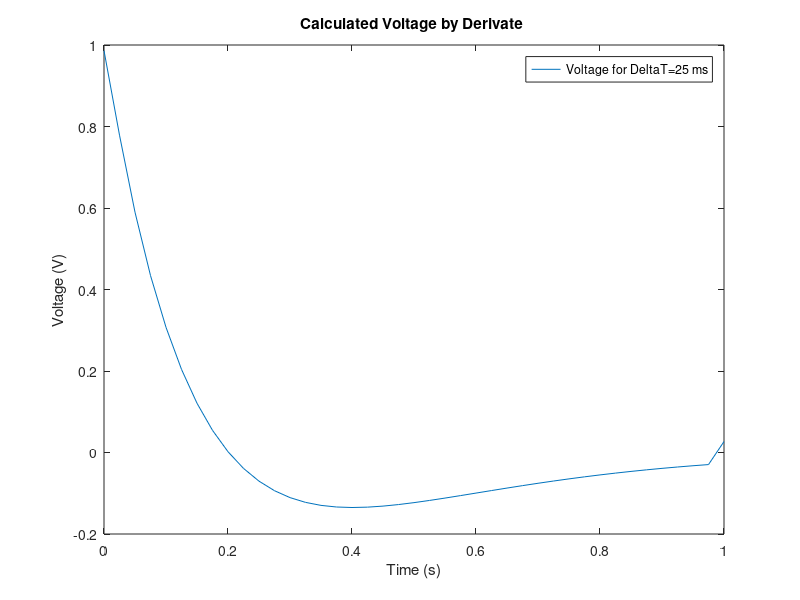
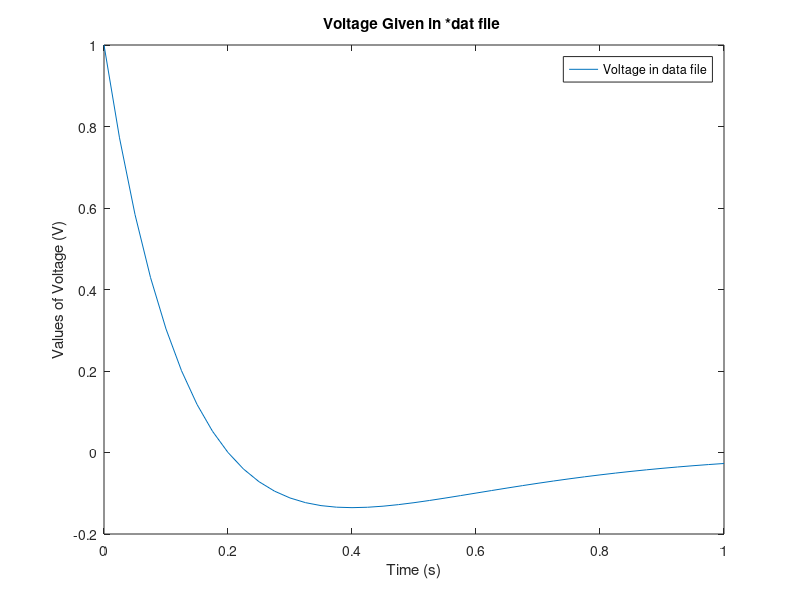
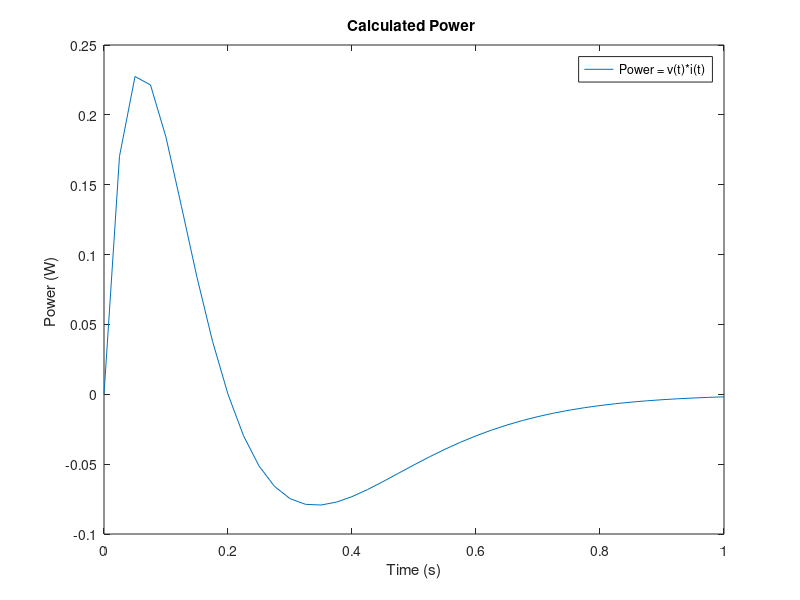
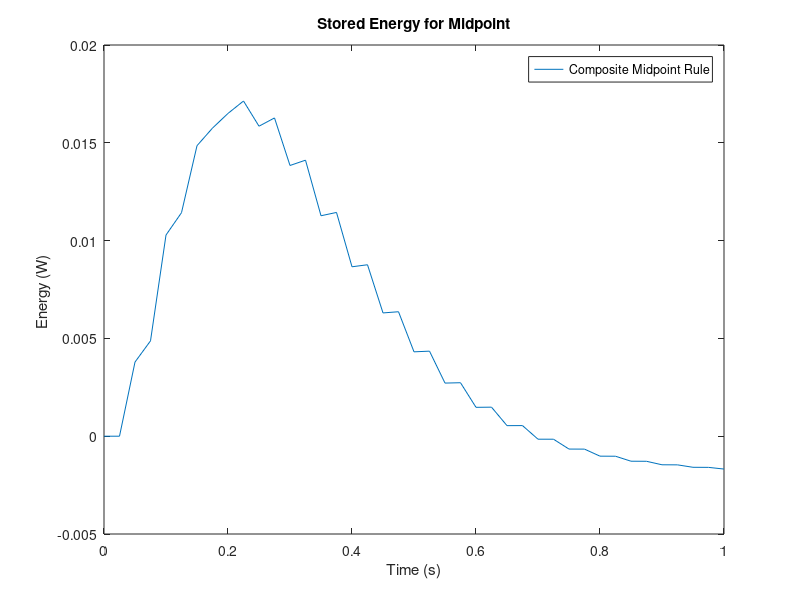

Source code (MATLAB) for these figures, in order:
% % % 1. Plot the current i(t) and voltage v(t) data and comment on their consistency.
% % % 2. Determine and plot the power p(t).
% % % 3. Determine the stored energy in the inductor by numerically integrating the equation (2) using
% % % (a) Composite Midpoint Rule,
% % % (b) Composite Trapezoidal Rule,
% % % (c) Composite Simpson’s Rule.
% % % 4. Determine the stored energy in the inductor using equation (3).
% % % 5. Compare all results obtained in Question 3 with the result obtained in Question
% % % 6. Comment on the stored energy, specify the important time instances.

%--------------> 1. and 2. <-----------------
clear;
format long;
Delta_time =0.025;
L=0.1;

load pr3data.dat;
time = pr3data(1:end,1);
current = pr3data(1:end,2);
voltage = pr3data(1:end,3);

count_1=1;
derivate_current=[]; 
derivate_voltage=[]; 
Value_power=[];

while count_1 <= length(pr3data)
    if count_1==1  
        df_current = (-3*current(1)+ 4*(current(2))-(current(3)))/(2*Delta_time);
        voltage_1 = L*df_current;        
    elseif 1< count_1 && count_1 < length(current)
        df_current = (current(count_1+1)-current(count_1-1))/ (2*Delta_time);
        voltage_1 = L*df_current;
    elseif count_1==length(current) 
        df_current = (-3*current(end)+ 4*(current(end-1))-(current(end-2)))/(2*Delta_time); 
        voltage_1 = L*df_current;
    end  
    derivate_current(count_1)=df_current;
    derivate_voltage(count_1)=voltage_1;
    Power= (current(count_1)*voltage(count_1));
    Value_power(count_1)=Power;
    count_1=count_1+1;
end

% ----------------> 3. <--------------------
% -------------> Composite Midpoint Rule <--------------
fprintf("\nExpending Energy Midpoint Rule\n");
count_2=1;
while (count_2 <= (length(time)))
    
    n=time(count_2)/ Delta_time +2;
    lower_limit=time(1);
    upper_limit=time(count_2);
    h=(upper_limit-lower_limit)/(n+2);
    expending_energy_midpoint(count_2)=0;
    for count_3=1:2: count_2
        expending_energy_midpoint(count_2)=expending_energy_midpoint(count_2)+ (2*h*Value_power(count_3));
    end 
    fprintf("%.16f \n",expending_energy_midpoint(count_2));
    count_2=count_2+1;
end
expending_energy_midpoint=transpose(expending_energy_midpoint);

% ------------> Composite Trapezoidal Rule <---------------
fprintf("\nExpending Energy Trapezoidal Rule\n");
count_4=1;
while (count_4 <= (length(time)))
    
    n=time(count_4)/ (Delta_time+2);
    lower_limit=time(1);
    upper_limit=time(count_4);
    h1=(upper_limit-lower_limit)/(n);
    expending_energy_trapezoidal(count_4)=0;
    for (count_5=1:1: (count_4-1))
        expending_energy_trapezoidal(count_4)=expending_energy_trapezoidal(count_4)+(h1/2*((2*voltage(count_5)*current(count_5))+Value_power(1)+Value_power(end)));
    end
    fprintf("%.16f \n",expending_energy_trapezoidal(count_4));
    count_4=count_4+1;
end
expending_energy_trapezoidal=transpose(expending_energy_trapezoidal);

% -----------> Composite Simpson Rule <--------------
fprintf("\nExpending Energy Simpson Rule\n");
count_6=1;
value2=0;
while (count_6 <= (length(time)))
    
    n=time(count_6)/ (Delta_time +2);
    lower_limit=time(1);
    upper_limit=time(count_6);
    h2=(upper_limit-lower_limit)/(n);
    expending_energy_simpson(count_6)=0;
    for (count_7=2:2: (count_6))
        value1=4*Value_power(count_7);
        for (count_9=2:1:(count_7-1))
            value2=2*Value_power(count_9);
        end
        expending_energy_simpson(count_6)=expending_energy_simpson(count_6)+ ((h2/3)*(Value_power(1)+Value_power(end)+value2+value1));
    end
    fprintf("%.16f \n",expending_energy_simpson(count_6));
    count_6=count_6+1;
end
expending_energy_simpson=transpose(expending_energy_simpson);
% ----------------> 4. <-------------------
count_8=1;
expending=[];
fprintf("\nExpending Energy\n");
while (count_8<=length(time))
    expending_energy=(1/2)*L*(current(count_8)*current(count_8));
    expending(count_8)=expending_energy;
    fprintf("%.16f \n",expending_energy);
    count_8=count_8+1;
end
figure(7)
plot(time,expending);
xlabel("Time (s)");
ylabel("Energy (W) ");
legend("Expending Energy");
title('Stored Energy for Expending');
figure(1)
plot(time,derivate_voltage);
xlabel("Time (s)");
ylabel("Voltage (V)");
title('Calculated Voltage by Derivate ');
legend("Voltage for \DeltaT=25 ms");
figure(2)
plot(time,voltage);
xlabel("Time (s)");
ylabel("Values of Voltage (V)");
title('Voltage Given in *dat file ');
legend("Voltage in data file");
figure(3)
plot(time,Value_power);
xlabel("Time (s)");
ylabel("Power (W) ");
title('Calculated Power ');
legend("Power = v(t)*i(t)");
figure(4)
plot(time,expending_energy_midpoint);
xlabel("Time (s)");
ylabel("Energy (W) ");
legend("Composite Midpoint Rule");
title('Stored Energy for Midpoint');
figure(5)
plot(time,expending_energy_trapezoidal);
xlabel("Time (s)");
ylabel("Energy (W) ");
legend("Composite Trapezoidal Rule");
title('Stored Energy for Trapezoidal');
figure(6)
plot(time,expending_energy_simpson);
xlabel("Time (s)");
ylabel("Energy (W) ");
legend("Composite Simpson Rule");
title('Stored Energy for Simpson ');